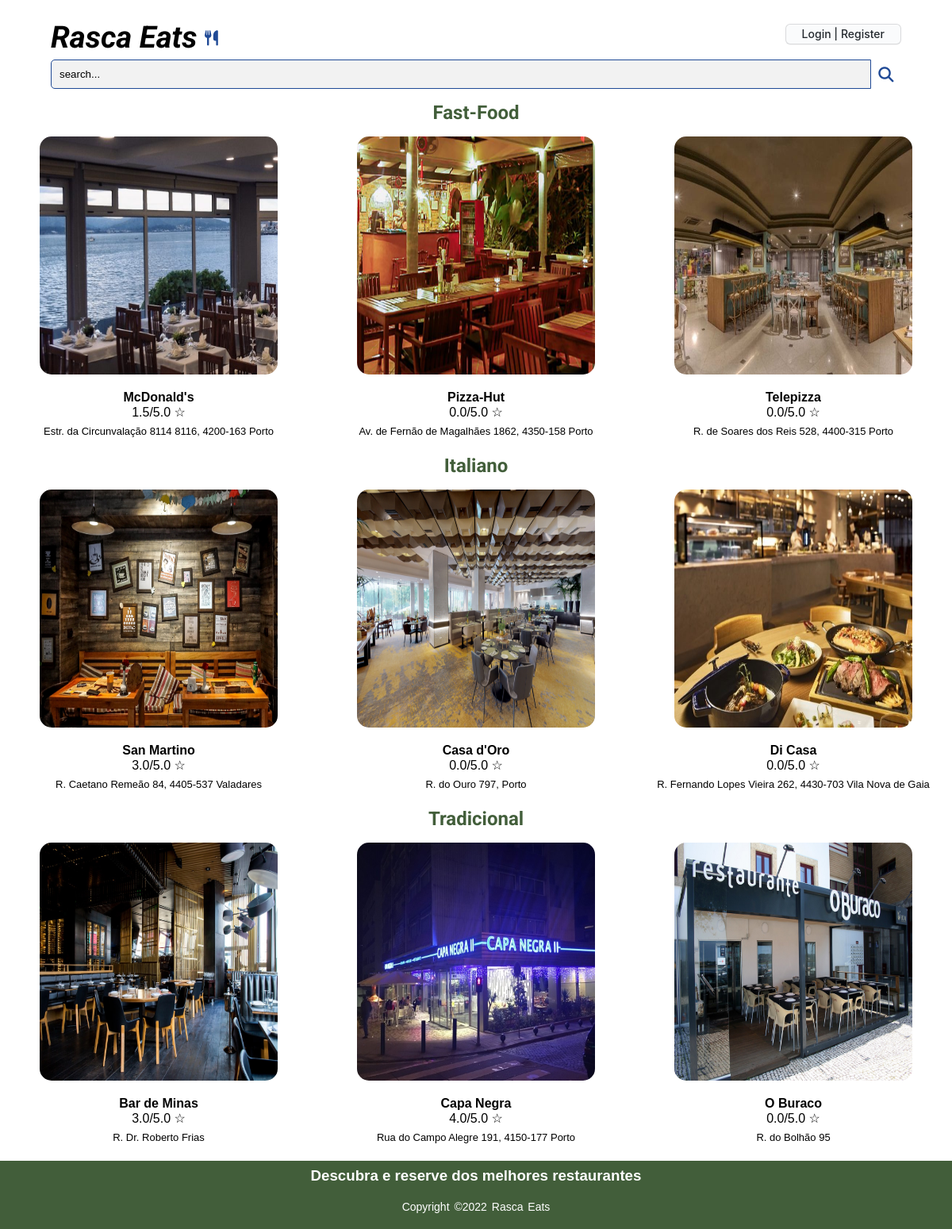
The app's page /pages/front_page.php with its own data.
### tables this page shows
CREATE TABLE Restaurant(
    restaurantId integer PRIMARY KEY,
    restaurantName varchar NOT NULL,
    adress varchar NOT NULL,
    category varchar NOT NULL,
    phoneNumber integer NOT NULL,
    rating real NOT NULL ON CONFLICT REPLACE DEFAULT 0.0,
    ownerId integer NOT NULL,
    photo varchar NOT NULL,
    CONSTRAINT fk_clientId FOREIGN KEY (ownerId)
        REFERENCES Client(clientId)
        ON DELETE CASCADE
        ON UPDATE CASCADE
);

### sql/restaurant.class.php (called while the page is built, shortened)
<?php
    class Restaurant {
        static function getRestaurantCategory($db, $category) {
            $stmt = $db->prepare('SELECT * FROM Restaurant WHERE category = ? limit 3');
            $stmt->execute(array($category));
            return $stmt->fetchAll();
        }
        static function getCategories($db){
            $stmt = $db->prepare('SELECT DISTINCT category FROM Restaurant ORDER BY category');
            $stmt->execute();
            return $stmt->fetchAll();
        }
        static function setRating($restaurantId, float $newRating, PDO $db) {
            $stmt = $db->prepare('UPDATE Restaurant SET rating = ? WHERE restaurantId = ?');
            $stmt->execute(array($newRating, $restaurantId));
        }
        static function getRating($db, $restaurantId){
            $stmt = $db->prepare('SELECT sum(rating) AS sum FROM Comments WHERE RestaurantId = ?');
            $stmt->execute(array($restaurantId));
            $sum = $stmt->fetch()['sum'];
            $stmt = $db->prepare('SELECT count(*) AS count FROM Comments WHERE RestaurantId = ?');
            $stmt->execute(array($restaurantId));
            $count = $stmt->fetch()['count'];
            $sum = number_format($sum,1);
            if($sum != 0.0){
                $rating = number_format($sum / $count,1);
            }
            else{
                $rating = number_format(0,1);
            }
            Restaurant::setRating($restaurantId,$rating,$db);
            return $rating;
        }
    }
?>

### templates/restaurant.php (the view, shortened to what this page needs)
<?php function output_list_restaurants($categories, $db){ ?>
    <section id= "restaurants"><?php
        foreach($categories as $category){  ?>
            <section id = "category">
                <h2>
                <?php echo $category['category']?>
                </h2> <?php $restaurants = Restaurant::getRestaurantCategory($db, $category['category']);
                foreach($restaurants as $restaurant){
                    $rating = Restaurant::getRating($db,$restaurant['restaurantId']);
                    ?>
                    <article>
                        <a href="restaurant.php?id=<?php echo $restaurant['restaurantId']?>"><img src="<?php echo $restaurant['photo']?>" alt="Restaurant photo" width="300px" height = "300px"></a>
                        <a href="restaurant.php?id=<?php echo $restaurant['restaurantId']?>"><p><?php echo $restaurant['restaurantName']?></p></a>
                        <p><?php echo $rating?>/5.0 ☆</p>
                        <p><?php echo $restaurant['adress']?></p>
                    </article>
        <?php   } ?>
            </section>
        <?php   } ?>
    </section>
<?php } ?>

### css/style.css (style rules this page uses)
* { margin: 0; padding: 0; font-family:sans-serif; }
#restaurants { display: flex; flex-direction: column; }
#category { display: grid; grid-template-columns: repeat(3, 1fr); justify-content: space-around; }
#category article { grid-row-start: 2; grid-row-end: 3; justify-items: center; align-items: center; display: flex; grid-template-columns: 1fr 1fr; flex-direction: column; padding: 1em; }
#category article:nth-child(2) { grid-column: 1; }
#category article:nth-child(3) { grid-column: 2; }
#category article:nth-child(4) { grid-column: 3; }
#category h2 { text-align: center; grid-column: 2/3; grid-row:1/2; color: #425e3a; font-family: 'Roboto', sans-serif; }
#category article a:nth-child(2), article.sr a:nth-child(2) { font-weight: bolder; grid-column-start: 1; grid-row-start: 2; padding-top: 1em; text-decoration: none; color: #000; }
#category article p:nth-child(3), article.sr p:nth-child(3) { grid-column-start: 2; grid-row-start: 2; justify-self: center; }
#category article p:nth-child(3)::after, article.sr p:nth-child(3)::after { content: ☆; color: yellow; }
#category article p:nth-child(4), article.sr p:nth-child(4) { padding:0.5em; grid-column: 1/3; grid-row-start: 3; font-weight: lighter; font-size: small; }
#category article a:nth-child(1), article.sr a:nth-child(1) { grid-column-start: 1; grid-column-end: 3; }
#category article img, article.sr img { border-radius: 5%; }

### records on screen
restaurant: photo (picture), restaurantName "McDonald's", rating "1.5", adress "Estr. da Circunvalação 8114 8116, 4200-163 Porto"
restaurant: photo (picture), restaurantName "Pizza-Hut", rating "0.0", adress "Av. de Fernão de Magalhães 1862, 4350-158 Porto"
restaurant: photo (picture), restaurantName "Telepizza", rating "0.0", adress "R. de Soares dos Reis 528, 4400-315 Porto"
restaurant: photo (picture), restaurantName "San Martino", rating "3.0", adress "R. Caetano Remeão 84, 4405-537 Valadares"
restaurant: photo (picture), restaurantName "Casa d'Oro", rating "0.0", adress "R. do Ouro 797, Porto"
restaurant: photo (picture), restaurantName "Di Casa", rating "0.0", adress "R. Fernando Lopes Vieira 262, 4430-703 Vila Nova de Gaia"
restaurant: photo (picture), restaurantName "Bar de Minas", rating "3.0", adress "R. Dr. Roberto Frias"
restaurant: photo (picture), restaurantName "Capa Negra", rating "4.0", adress "Rua do Campo Alegre 191, 4150-177 Porto"
restaurant: photo (picture), restaurantName "O Buraco", rating "0.0", adress "R. do Bolhão 95"

### other values on screen
$category['category'] "Fast-Food"
$category['category'] "Italiano"
$category['category'] "Tradicional"
